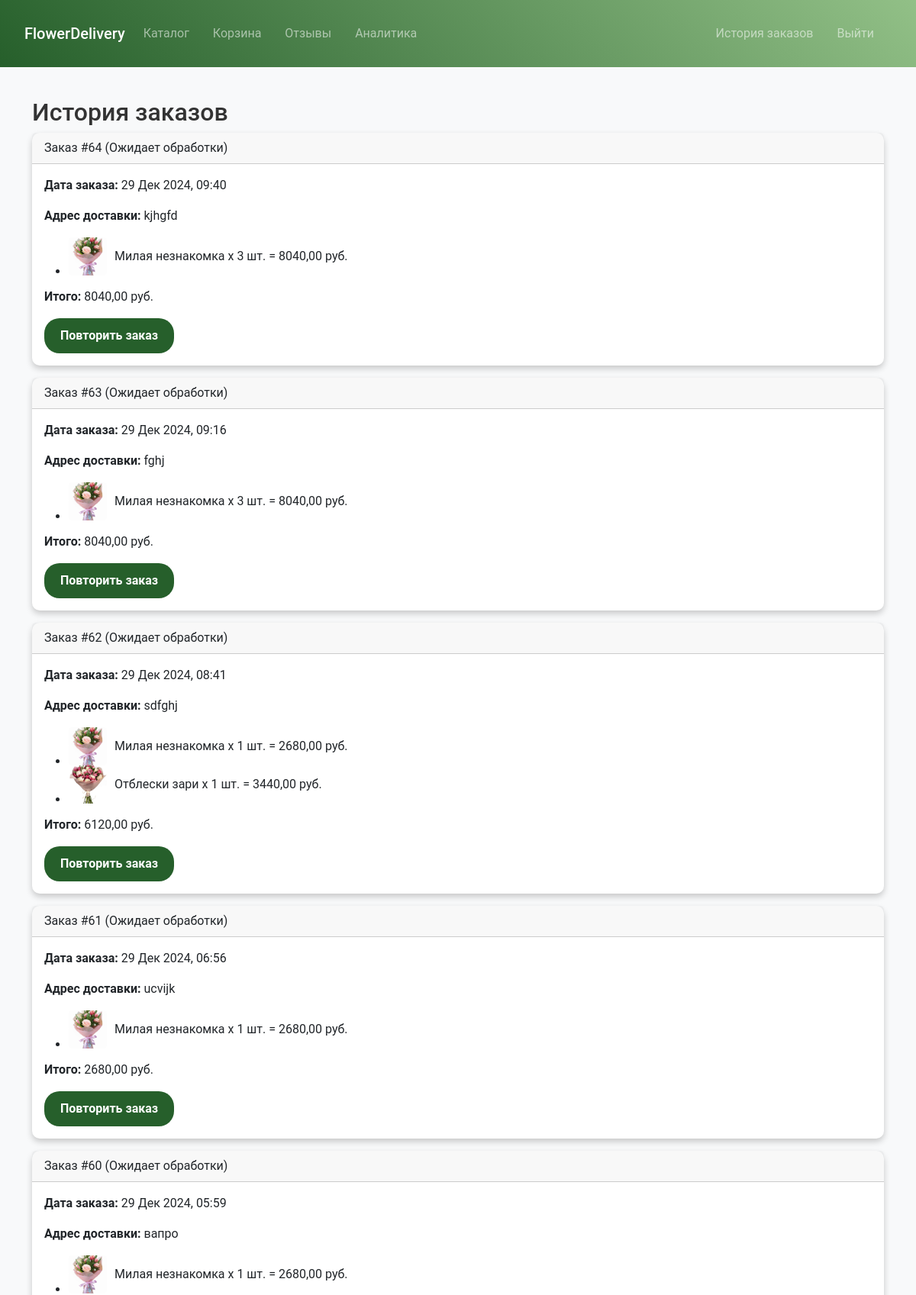
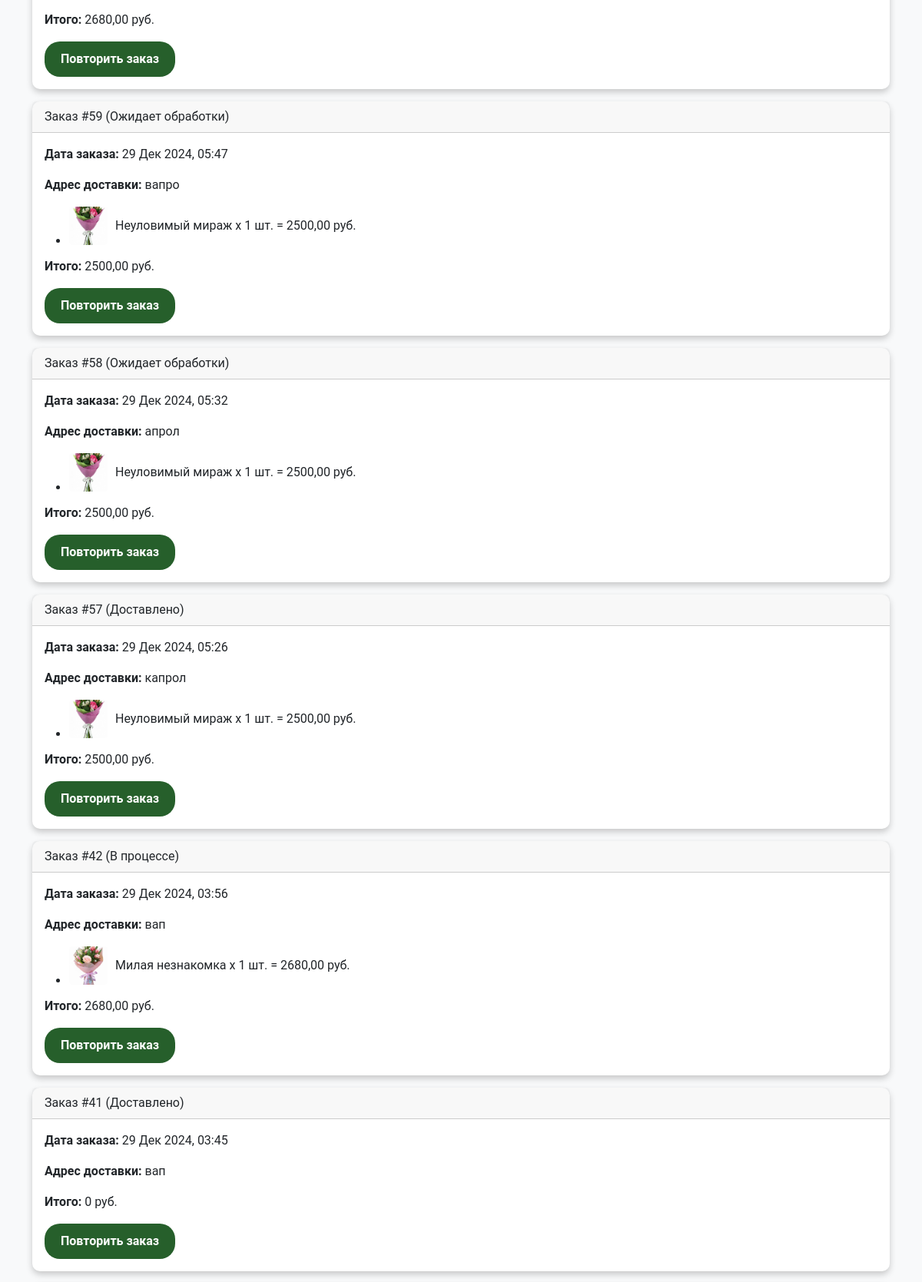
The page /orders/history/ (signed in, upper part) on the database its author committed (2 pictures, top to bottom).
### orders_app/models.py (models this page shows, shortened)
class Order(models.Model):
    STATUS_CHOICES = (
        ('pending', 'Ожидает обработки'),
        ('in_progress', 'В процессе'),
        ('delivered', 'Доставлено'),
    )
    user = models.ForeignKey(User, on_delete=models.CASCADE)
    customer_name = models.CharField(max_length=255)
    flowers = models.ManyToManyField('Flower', through='OrderItem')  # Связь через промежуточную таблицу
    created_at = models.DateTimeField(auto_now_add=True)
    status = models.CharField(max_length=50, choices=STATUS_CHOICES, default='pending')
    bouquet_name = models.CharField(max_length=255, blank=True, null=True)
    delivery_address = models.TextField(blank=True, null=True)

class Flower(models.Model):
    name = models.CharField(max_length=100)
    price = models.DecimalField(max_digits=8, decimal_places=2)
    description = models.TextField(blank=True)
    image = models.ImageField(upload_to='flowers', blank=True, null=True)

### orders_app/views.py (the view)
@login_required
def order_history(request):
    orders = Order.objects.filter(user=request.user).order_by('-created_at')
    order_data = []
    for order in orders:
        items = OrderItem.objects.filter(order=order).select_related('flower')
        total_sum = sum(item.quantity * item.flower.price for item in items)
        order_data.append({
            'order': order,
            'items': [
                {
                    'flower': item.flower,
                    'qty': item.quantity,
                    'cost': item.quantity * item.flower.price,
                }
                for item in items
            ],
            'total_sum': total_sum,
        })
    return render(request, 'orders_app/history.html', {'order_data': order_data})

### orders_app/templates/orders_app/history.html (shortened to what this page needs)
{% extends 'main_app/base.html' %}
{% block content %}
<h2>История заказов</h2>
{% if order_data %}
  {% for entry in order_data %}
    <div class="card mb-3">
      <div class="card-header">
        Заказ #{{ entry.order.id }} ({{ entry.order.get_status_display }})
      </div>
      <div class="card-body">
        <p><strong>Дата заказа:</strong> {{ entry.order.created_at|date:"d M Y, H:i" }}</p>
        <p><strong>Адрес доставки:</strong> {{ entry.order.delivery_address }}</p>
        <ul>
          {% for item in entry.items %}
          <li>
            <div class="d-flex align-items-center">
              <img
                  src="{{ item.flower.image.url|default:'/static/img/default_image.png' }}"
                  alt="{{ item.flower.name }}"
                  style="width: 50px; height: 50px; object-fit: cover; margin-right: 10px; border-radius: 5px;">
              {{ item.flower.name }} x {{ item.qty }} шт. = {{ item.cost }} руб.
            </div>
          </li>
          {% endfor %}
        </ul>
        <p><strong>Итого:</strong> {{ entry.total_sum }} руб.</p>
        <form method="post" action="{% url 'orders:repeat_order' entry.order.id %}">
          <button type="submit" class="btn btn-order"">Повторить заказ</button>
        </form>
      </div>
    </div>
  {% endfor %}
{% else %}
  <p>У вас ещё нет заказов.</p>
{% endif %}
{% endblock %}

### main_app/static/main_app/css/style.css (style rules this page uses)
body { font-family: 'Roboto', sans-serif; background-color: #f8f9fa; color: #333; display: flex; flex-direction: column; min-height: 100vh; margin: 0; }
.card { border: none; border-radius: 10px; box-shadow: 0px 4px 6px rgba(0, 0, 0, 0.1); transition: transform 0.3s ease, box-shadow 0.3s ease; }
.card { border: none; border-radius: 10px; box-shadow: 0px 4px 8px rgba(0, 0, 0, 0.2); transition: transform 0.3s ease, box-shadow 0.3s ease; display: flex; flex-direction: column; justify-content: space-between; }
.card img { border-radius: 10px 10px 0 0; object-fit: cover; max-height: 450px; max-width: 70%; }
.btn-order { background-color: #265f2b; color: white; padding: 10px 20px; border-radius: 20px; font-size: 16px; font-weight: bold; text-align: center; transition: background-color 0.3s ease; }

### rows shown on the page
Order: order.id "64", order.status "Ожидает обработки", order.created_at "29 Дек 2024, 09:40", order.delivery_address "kjhgfd", total_sum "8040,00"
Flower: flower.image (picture), flower.name "Милая незнакомка", qty "3", cost "8040,00", qty "1", cost "2680,00"
Order: order.id "63", order.status "Ожидает обработки", order.created_at "29 Дек 2024, 09:16", order.delivery_address "fghj", total_sum "8040,00"
Order: order.id "62", order.status "Ожидает обработки", order.created_at "29 Дек 2024, 08:41", order.delivery_address "sdfghj", total_sum "6120,00"
Flower: flower.image (picture), flower.name "Отблески зари", qty "1", cost "3440,00"
Order: order.id "61", order.status "Ожидает обработки", order.created_at "29 Дек 2024, 06:56", order.delivery_address "ucvijk", total_sum "2680,00"
Order: order.id "60", order.status "Ожидает обработки", order.created_at "29 Дек 2024, 05:59", order.delivery_address "вапро", total_sum "2680,00"
Order: order.id "59", order.status "Ожидает обработки", order.created_at "29 Дек 2024, 05:47", order.delivery_address "вапро", total_sum "2500,00"
Flower: flower.image (picture), flower.name "Неуловимый мираж", qty "1", cost "2500,00"
Order: order.id "58", order.status "Ожидает обработки", order.created_at "29 Дек 2024, 05:32", order.delivery_address "апрол", total_sum "2500,00"
Order: order.id "57", order.status "Доставлено", order.created_at "29 Дек 2024, 05:26", order.delivery_address "капрол", total_sum "2500,00"
Order: order.id "42", order.status "В процессе", order.created_at "29 Дек 2024, 03:56", order.delivery_address "вап", total_sum "2680,00"
Order: order.id "41", order.status "Доставлено", order.created_at "29 Дек 2024, 03:45", order.delivery_address "вап", total_sum "0"
